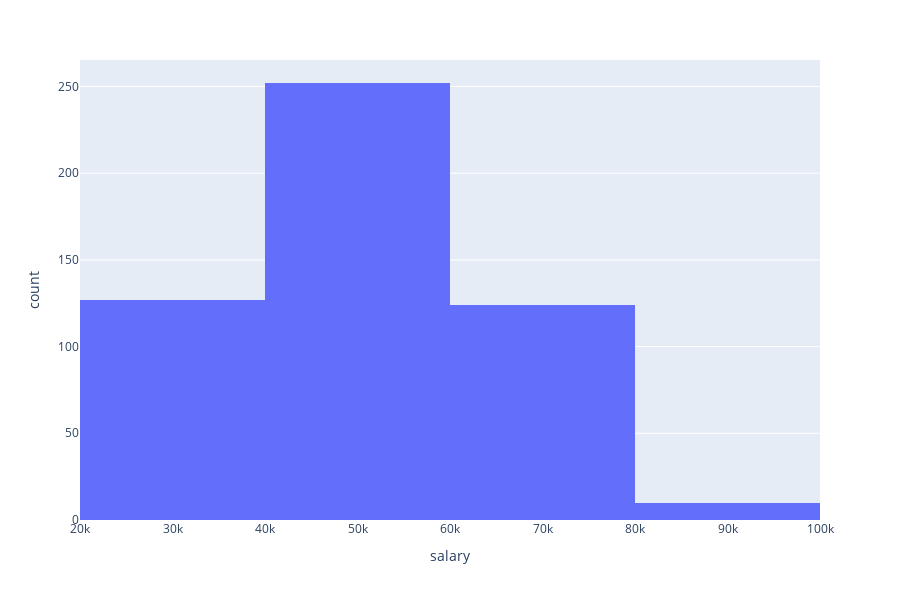

The code cell stored with this chart in its notebook:
### Markdown cell above
**9. Create a histogram for the variable Salary.**

### Code cell
print("Histogram of Salary:")
(px.histogram(data, x="salary", nbins=5)).show()

### Figure 1 — Plotly figure (JSON) as saved in the notebook; plotly's stock layout.template omitted (floating-point values rounded to 4 significant figures; data arrays with more than 128 entries replaced by an {"elided": "..."} marker saying what was removed)
{"data": [{"alignmentgroup": "True", "bingroup": "x", "hoverlabel": {"namelength": 0}, "hovertemplate": "salary=%{x}<br>count=%{y}", "legendgroup": "", "marker": {"color": "#636efa"}, "name": "", "nbinsx": 5, "offsetgroup": "", "orientation": "v", "showlegend": false, "type": "histogram", "x": {"elided": "514 float values"}, "xaxis": "x", "yaxis": "y"}], "layout": {"barmode": "relative", "height": 600, "legend": {"tracegroupgap": 0}, "margin": {"t": 60}, "xaxis": {"anchor": "y", "domain": [0, 1], "title": {"text": "salary"}}, "yaxis": {"anchor": "x", "domain": [0, 1], "title": {"text": "count"}}}}
